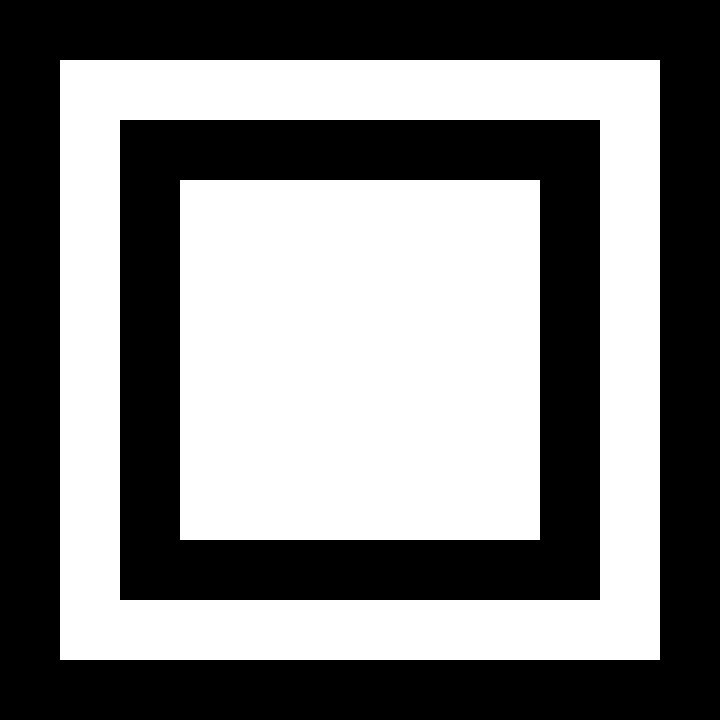

A level layout from a 2D game, rendered from its tile map. Below: a short description, then the map file with its tile-grid data intact:
An orthogonal 12x12 tile map with 60x60 px tiles, 1 tile layer (Layer2) and 6 objects (gate1, gate2, prop4, prop3, prop2, ...).

<map version="1.5" tiledversion="1.7.2" orientation="orthogonal" renderorder="right-down" width="12" height="12" tilewidth="60" tileheight="60" infinite="0" nextlayerid="4" nextobjectid="9">
 <tileset firstgid="1" source="graph.tsx" />
 <layer id="1" name="Layer2" width="12" height="12">
  <data encoding="csv">
3,3,3,3,3,3,3,3,3,3,3,3,
3,1,1,1,1,1,1,1,1,1,1,3,
3,1,3,3,3,3,3,3,3,3,1,3,
3,1,3,1,1,1,1,1,1,3,1,3,
3,1,3,1,1,1,1,1,1,3,1,3,
3,1,3,1,1,1,1,1,1,3,1,3,
3,1,3,1,1,1,1,1,1,3,1,3,
3,1,3,1,1,1,1,1,1,3,1,3,
3,1,3,1,1,1,1,1,1,3,1,3,
3,1,3,3,3,3,3,3,3,3,1,3,
3,1,1,1,1,1,1,1,1,1,1,3,
3,3,3,3,3,3,3,3,3,3,3,3
</data>
 </layer>
 <objectgroup id="2" name="Transfer">
  <object id="1" name="gate1" gid="6" x="300" y="540" width="60" height="60">
   <properties>
    <property name="target_gate" value="gate2" />
    <property name="target_level" value="level28" />
   </properties>
  </object>
  <object id="8" name="gate2" gid="20" x="360" y="60" width="60" height="60">
   <properties>
    <property name="target_gate" value="gate3" />
    <property name="target_level" value="level25" />
   </properties>
  </object>
 </objectgroup>
 <objectgroup id="3" name="Trigger">
  <object id="6" name="prop4" gid="14" x="660" y="720" width="60" height="60" />
  <object id="5" name="prop3" gid="14" x="540" y="300" width="60" height="60" />
  <object id="3" name="prop2" gid="14" x="60" y="120" width="60" height="60" />
  <object id="4" name="prop1" gid="14" x="180" y="540" width="60" height="60" />
 </objectgroup>
</map>
